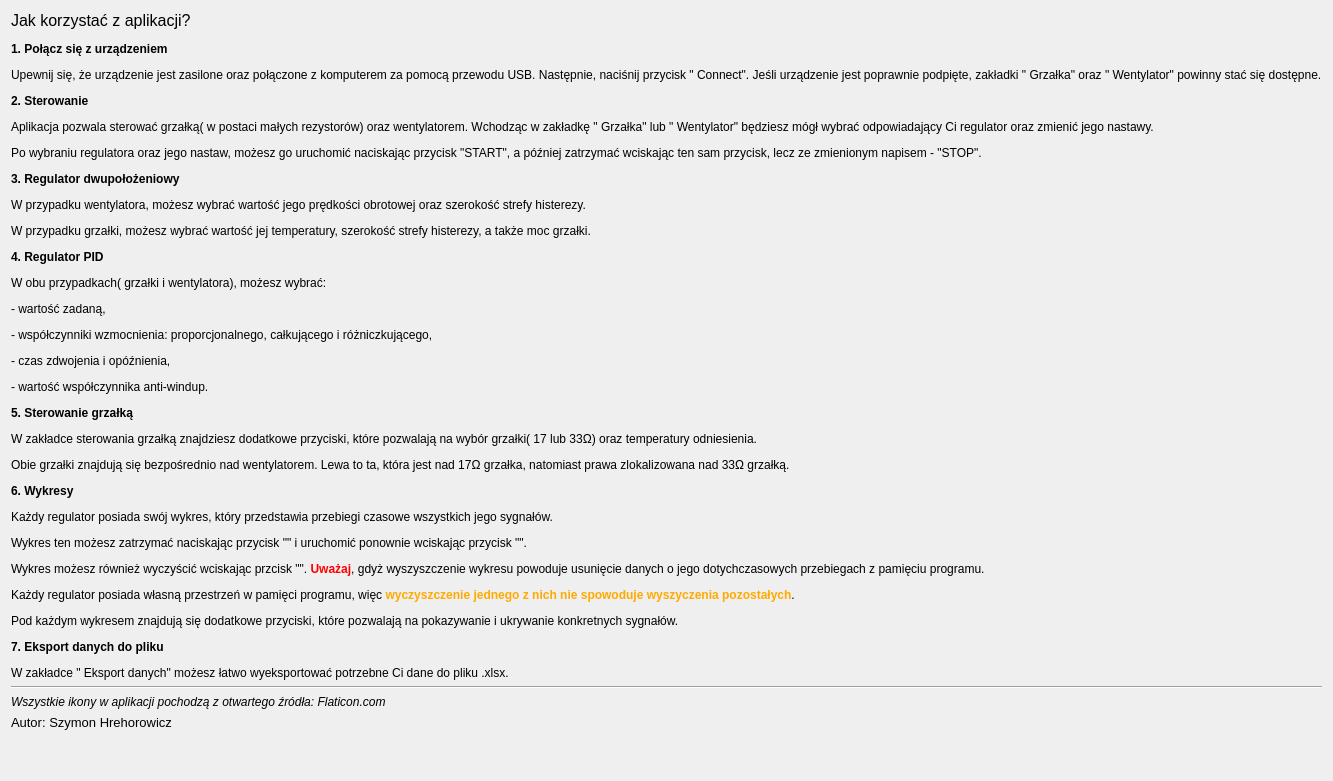
      <widget class="QWidget" name="Help">
       <layout class="QVBoxLayout" name="verticalLayout_14">
        <item>
         <widget class="QLabel" name="label_37">
          <property name="text">
           <string>&lt;html&gt;&lt;head/&gt;&lt;body&gt;&lt;p&gt;&lt;span style=&quot; font-size:12pt;&quot;&gt;Jak korzystać z aplikacji?&lt;/span&gt;&lt;/p&gt;&lt;p&gt;&lt;span style=&quot; font-weight:700;&quot;&gt;1. Połącz się z urządzeniem&lt;/span&gt;&lt;/p&gt;&lt;p&gt;Upewnij się, że urządzenie jest zasilone oraz połączone z komputerem za pomocą przewodu USB. Następnie, naciśnij przycisk &amp;quot;&lt;img src=&quot;:/assets/assets/uC.ico&quot;/&gt; Connect&amp;quot;. Jeśli urządzenie jest poprawnie podpięte, zakładki &amp;quot;&lt;img src=&quot;:/assets/assets/heater.ico&quot;/&gt; Grzałka&amp;quot; oraz &amp;quot;&lt;img src=&quot;:/assets/assets/fan.ico&quot;/&gt; Wentylator&amp;quot; powinny stać się dostępne.&lt;/p&gt;&lt;p&gt;&lt;span style=&quot; font-weight:700;&quot;&gt;2. Sterowanie&lt;/span&gt;&lt;/p&gt;&lt;p&gt;Aplikacja pozwala sterować grzałką( w postaci małych rezystorów) oraz wentylatorem. Wchodząc w zakładkę &amp;quot;&lt;img src=&quot;:/assets/assets/heater.ico&quot;/&gt; Grzałka&amp;quot; lub &amp;quot;&lt;img src=&quot;:/assets/assets/fan.ico&quot;/&gt; Wentylator&amp;quot; będziesz mógł wybrać odpowiadający Ci regulator oraz zmienić jego nastawy. &lt;/p&gt;&lt;p&gt;Po wybraniu regulatora oraz jego nastaw, możesz go uruchomić naciskając przycisk &amp;quot;START&amp;quot;, a później zatrzymać wciskając ten sam przycisk, lecz ze zmienionym napisem - &amp;quot;STOP&amp;quot;.&lt;/p&gt;&lt;p&gt;&lt;span style=&quot; font-weight:700;&quot;&gt;3. Regulator dwupołożeniowy&lt;/span&gt;&lt;/p&gt;&lt;p&gt;W przypadku wentylatora, możesz wybrać wartość jego prędkości obrotowej oraz szerokość strefy histerezy.&lt;/p&gt;&lt;p&gt;W przypadku grzałki, możesz wybrać wartość jej temperatury, szerokość strefy histerezy, a także moc grzałki.&lt;/p&gt;&lt;p&gt;&lt;span style=&quot; font-weight:700;&quot;&gt;4. Regulator PID&lt;/span&gt;&lt;/p&gt;&lt;p&gt;W obu przypadkach( grzałki i wentylatora), możesz wybrać:&lt;/p&gt;&lt;p&gt;- wartość zadaną,&lt;/p&gt;&lt;p&gt;- współczynniki wzmocnienia: proporcjonalnego, całkującego i różniczkującego,&lt;/p&gt;&lt;p&gt;- czas zdwojenia i opóźnienia,&lt;/p&gt;&lt;p&gt;- wartość współczynnika anti-windup.&lt;/p&gt;&lt;p&gt;&lt;span style=&quot; font-weight:700;&quot;&gt;5. Sterowanie grzałką&lt;/span&gt;&lt;/p&gt;&lt;p&gt;W zakładce sterowania grzałką znajdziesz dodatkowe przyciski, które pozwalają na wybór grzałki( 17 lub 33Ω) oraz temperatury odniesienia. &lt;/p&gt;&lt;p&gt;Obie grzałki znajdują się bezpośrednio nad wentylatorem. Lewa to ta, która jest nad 17Ω grzałka, natomiast prawa zlokalizowana nad 33Ω grzałką.&lt;/p&gt;&lt;p&gt;&lt;span style=&quot; font-weight:700;&quot;&gt;6. Wykresy&lt;/span&gt;&lt;/p&gt;&lt;p&gt;Każdy regulator posiada swój wykres, który przedstawia przebiegi czasowe wszystkich jego sygnałów.&lt;/p&gt;&lt;p&gt;Wykres ten możesz zatrzymać naciskając przycisk &amp;quot;&lt;img src=&quot;:/assets/assets/pause.ico&quot;/&gt;&amp;quot; i uruchomić ponownie wciskając przycisk &amp;quot;&lt;img src=&quot;:/assets/assets/play.ico&quot;/&gt;&amp;quot;.&lt;/p&gt;&lt;p&gt;Wykres możesz również wyczyścić wciskając przcisk &amp;quot;&lt;img src=&quot;:/assets/assets/broom.ico&quot;/&gt;&amp;quot;. &lt;span style=&quot; font-weight:700; color:#ff0000;&quot;&gt;Uważaj&lt;/span&gt;, gdyż wyszyszczenie wykresu powoduje usunięcie danych o jego dotychczasowych przebiegach z pamięciu programu.&lt;/p&gt;&lt;p&gt;Każdy regulator posiada własną przestrzeń w pamięci programu, więc &lt;span style=&quot; font-weight:700; color:#ffaa00;&quot;&gt;wyczyszczenie jednego z nich nie spowoduje wyszyczenia pozostałych&lt;/span&gt;.&lt;/p&gt;&lt;p&gt;Pod każdym wykresem znajdują się dodatkowe przyciski, które pozwalają na pokazywanie i ukrywanie konkretnych sygnałów.&lt;/p&gt;&lt;p&gt;&lt;span style=&quot; font-weight:700;&quot;&gt;7. Eksport danych do pliku&lt;/span&gt;&lt;/p&gt;&lt;p&gt;W zakładce &amp;quot;&lt;img src=&quot;:/assets/assets/export.ico&quot;/&gt; Eksport danych&amp;quot; możesz łatwo wyeksportować potrzebne Ci dane do pliku .xlsx.&lt;/p&gt;&lt;/body&gt;&lt;/html&gt;</string>
          </property>
         </widget>
        </item>
        <item>
         <widget class="Line" name="line_6">
          <property name="orientation">
           <enum>Qt::Horizontal</enum>
          </property>
         </widget>
        </item>
        <item>
         <widget class="QLabel" name="label_8">
          <property name="font">
           <font>
            <italic>true</italic>
           </font>
          </property>
          <property name="text">
           <string>&lt;html&gt;&lt;head/&gt;&lt;body&gt;&lt;p&gt;Wszystkie ikony w aplikacji pochodzą z otwartego źródła: Flaticon.com&lt;/p&gt;&lt;/body&gt;&lt;/html&gt;</string>
          </property>
         </widget>
        </item>
        <item>
         <widget class="QLabel" name="label_47">
          <property name="font">
           <font>
            <pointsize>10</pointsize>
            <italic>false</italic>
           </font>
          </property>
          <property name="text">
           <string>Autor: Szymon Hrehorowicz</string>
          </property>
         </widget>
        </item>
        <item>
         <spacer name="verticalSpacer_4">
          <property name="orientation">
           <enum>Qt::Vertical</enum>
          </property>
          <property name="sizeHint" stdset="0">
           <size>
            <width>20</width>
            <height>40</height>
           </size>
          </property>
         </spacer>
        </item>
       </layout>
      </widget>
